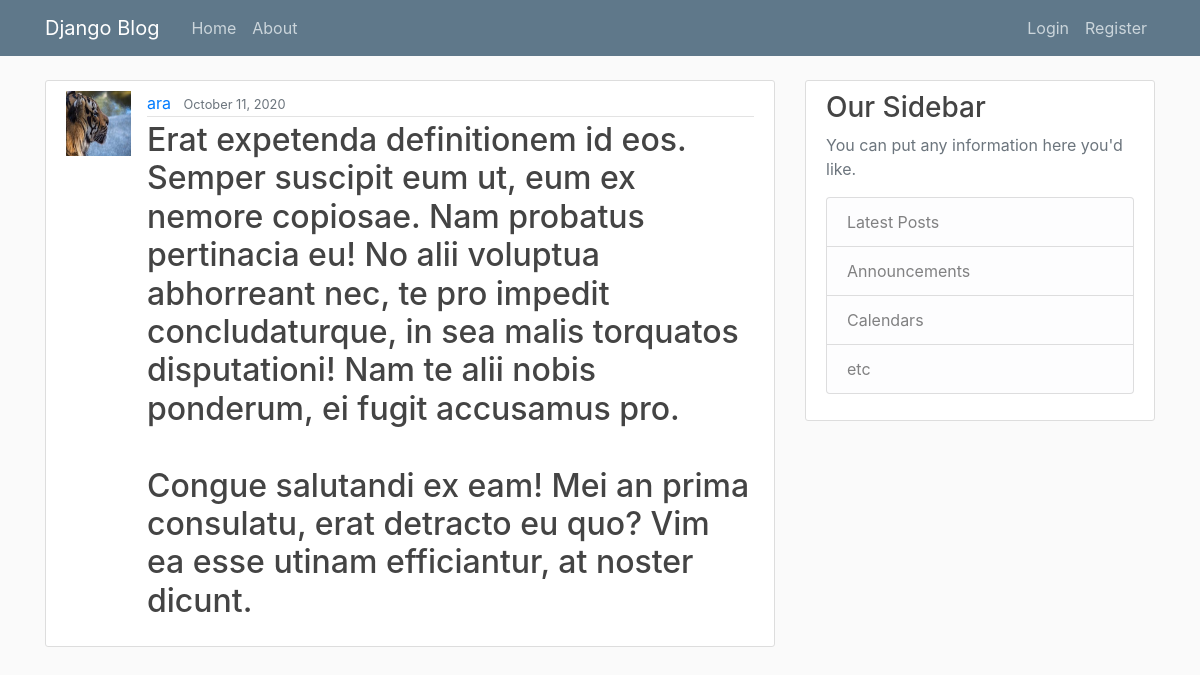
The page /post/33/ on the database its author committed.
### marketsdataintelligence/models.py (models this page shows, shortened)
class Post(models.Model):
	title = models.CharField(max_length=100)
	content = models.TextField()
	date_posted = models.DateTimeField(default=timezone.now)
	author = models.ForeignKey(User, on_delete=models.CASCADE)

### users/models.py (models this page shows, shortened)
class Profile(models.Model):
	user =models.OneToOneField(User, on_delete=models.CASCADE)
	image = models.ImageField(default='default.jpg', upload_to='profile_pics')

### marketsdataintelligence/views.py (the view)
# urls.py: path('post/<int:pk>/', PostDetailView.as_view(), name ='post-detail'),
class PostDetailView(DetailView):
	model = Post

### marketsdataintelligence/templates/marketsdataintelligence/post_detail.html (shortened to what this page needs)
{% extends "marketsdataintelligence/base.html" %}
{% block content %}
	<article class="media content-section">
	<img class="rounded-crcle article-img" src="{{ object.author.profile.image.url }}">
	  <div class="media-body">
	    <div class="article-metadata">
	      <a class="mr-2" href="#">{{ object.author }}</a>
	      <small class="text-muted">{{ object.date_posted|date:"F d, Y" }}</small>
	    </div>
	    <h2><class="article-title" {{ object.title }}</h2>
	    <p class="article-content">{{ object.content }}</p>
	  </div>
	</article>
{% endblock content %}

### marketsdataintelligence/static/blog/main.css (style rules this page uses)
body { background: #fafafa; color: #333333; margin-top: 5rem; }
h1, h2, h3, h4, h5, h6 { color: #444444; }
.content-section { background: #ffffff; padding: 10px 20px; border: 1px solid #dddddd; border-radius: 3px; margin-bottom: 20px; }
.article-content { white-space: pre-line; }
.article-img { height: 65px; width: 65px; margin-right: 16px; }
.article-metadata { padding-bottom: 1px; margin-bottom: 4px; border-bottom: 1px solid #e3e3e3 }

### rows shown on the page
Post: author.profile.image (picture), author "ara", date_posted "October 11, 2020", content "Erat expetenda definitionem id eos. Semper suscipit eum ut, eum ex nemore copiosae. Nam probatus pertinacia eu! No alii voluptua abhorreant nec, te pro impedit concludaturque, in sea malis torquatos disputationi! Nam te alii nobis ponderum, ei fugit accusamus pro. Congue salutandi ex eam! Mei an prima consulatu, erat detracto eu quo? Vim ea esse utinam efficiantur, at noster dicunt."
